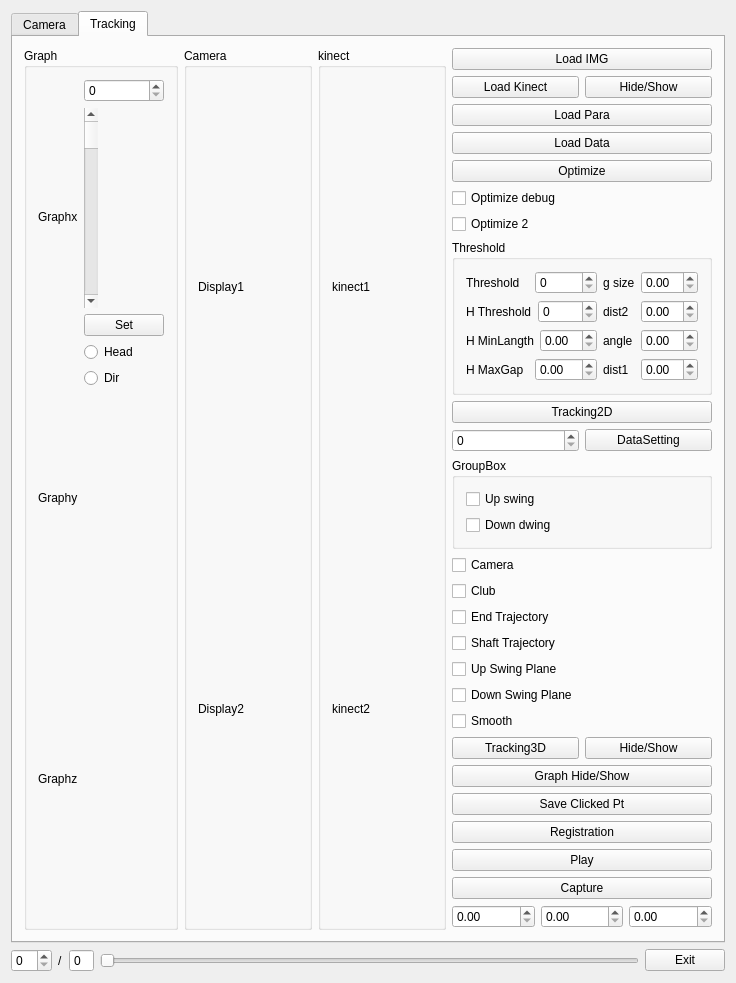
<?xml version="1.0" encoding="UTF-8"?>
<ui version="4.0">
 <class>MyClassClass</class>
 <widget class="QDialog" name="MyClassClass">
  <property name="geometry">
   <rect>
    <x>0</x>
    <y>0</y>
    <width>698</width>
    <height>924</height>
   </rect>
  </property>
  <property name="windowTitle">
   <string>MyClass</string>
  </property>
  <layout class="QVBoxLayout" name="verticalLayout">
   <item>
    <widget class="QTabWidget" name="tabWidget">
     <property name="currentIndex">
      <number>1</number>
     </property>
     <widget class="QWidget" name="Camera">
      <property name="accessibleName">
       <string/>
      </property>
      <property name="accessibleDescription">
       <string/>
      </property>
      <attribute name="title">
       <string>Camera</string>
      </attribute>
      <layout class="QHBoxLayout" name="horizontalLayout_17">
       <item>
        <layout class="QHBoxLayout" name="horizontalLayout_camera_display">
         <item>
          <widget class="QLabel" name="label_camera1">
           <property name="minimumSize">
            <size>
             <width>100</width>
             <height>100</height>
            </size>
           </property>
           <property name="maximumSize">
            <size>
             <width>910</width>
             <height>910</height>
            </size>
           </property>
           <property name="frameShape">
            <enum>QFrame::Panel</enum>
           </property>
           <property name="frameShadow">
            <enum>QFrame::Raised</enum>
           </property>
           <property name="lineWidth">
            <number>3</number>
           </property>
           <property name="text">
            <string>TextLabel</string>
           </property>
          </widget>
         </item>
         <item>
          <widget class="QLabel" name="label_camera2">
           <property name="minimumSize">
            <size>
             <width>100</width>
             <height>100</height>
            </size>
           </property>
           <property name="maximumSize">
            <size>
             <width>910</width>
             <height>910</height>
            </size>
           </property>
           <property name="frameShape">
            <enum>QFrame::Panel</enum>
           </property>
           <property name="frameShadow">
            <enum>QFrame::Raised</enum>
           </property>
           <property name="lineWidth">
            <number>2</number>
           </property>
           <property name="text">
            <string>TextLabel</string>
           </property>
          </widget>
         </item>
        </layout>
       </item>
       <item>
        <layout class="QVBoxLayout" name="verticalLayout_9">
         <item>
          <widget class="QPushButton" name="pushButton_camera_play">
           <property name="text">
            <string>Grab/Freeze</string>
           </property>
          </widget>
         </item>
         <item>
          <widget class="QPushButton" name="pushButton_camera_record">
           <property name="text">
            <string>Record</string>
           </property>
          </widget>
         </item>
         <item>
          <layout class="QGridLayout" name="gridLayout_4">
           <item row="0" column="0">
            <widget class="QLabel" name="label_15">
             <property name="text">
              <string>Kinect Frame</string>
             </property>
            </widget>
           </item>
           <item row="1" column="0">
            <widget class="QLabel" name="label_16">
             <property name="text">
              <string>Delay Time</string>
             </property>
            </widget>
           </item>
           <item row="0" column="1">
            <widget class="QSpinBox" name="spinBox_kinectmax"/>
           </item>
           <item row="1" column="1">
            <widget class="QSpinBox" name="spinBox_delaytime"/>
           </item>
          </layout>
         </item>
         <item>
          <widget class="QGroupBox" name="groupBox_4">
           <property name="title">
            <string>Calibration setting</string>
           </property>
           <layout class="QGridLayout" name="gridLayout_5">
            <item row="3" column="1">
             <widget class="QSpinBox" name="spinBox_calibwidth"/>
            </item>
            <item row="5" column="1">
             <widget class="QSpinBox" name="spinBox_calibheight"/>
            </item>
            <item row="1" column="1">
             <widget class="QSpinBox" name="spinBox_calibnumimg"/>
            </item>
            <item row="7" column="1">
             <widget class="QDoubleSpinBox" name="doubleSpinBox_calibsquaresiz">
              <property name="maximum">
               <double>300.000000000000000</double>
              </property>
             </widget>
            </item>
            <item row="1" column="0">
             <widget class="QLabel" name="label_17">
              <property name="text">
               <string>Num Images</string>
              </property>
             </widget>
            </item>
            <item row="3" column="0">
             <widget class="QLabel" name="label_18">
              <property name="text">
               <string>Board Width</string>
              </property>
             </widget>
            </item>
            <item row="5" column="0">
             <widget class="QLabel" name="label_19">
              <property name="text">
               <string>Board Height</string>
              </property>
             </widget>
            </item>
            <item row="7" column="0">
             <widget class="QLabel" name="label_20">
              <property name="text">
               <string>Square Size</string>
              </property>
             </widget>
            </item>
            <item row="8" column="0">
             <widget class="QPushButton" name="pushButton_calibset">
              <property name="text">
               <string>Set</string>
              </property>
             </widget>
            </item>
           </layout>
          </widget>
         </item>
         <item>
          <widget class="QPushButton" name="pushButton_calib_camera">
           <property name="text">
            <string>Calibration two camera</string>
           </property>
          </widget>
         </item>
         <item>
          <widget class="QPushButton" name="pushButton_calib_cam_kinect">
           <property name="text">
            <string>Calibration cam-kinect</string>
           </property>
          </widget>
         </item>
         <item>
          <layout class="QHBoxLayout" name="horizontalLayout_gain">
           <item>
            <widget class="QLabel" name="label_gain">
             <property name="text">
              <string>Gain</string>
             </property>
            </widget>
           </item>
           <item>
            <widget class="QSpinBox" name="spinBox_gain">
             <property name="maximum">
              <number>12</number>
             </property>
            </widget>
           </item>
          </layout>
         </item>
         <item>
          <layout class="QHBoxLayout" name="horizontalLayout_exposure">
           <item>
            <widget class="QLabel" name="label_exposure">
             <property name="text">
              <string>Expsr</string>
             </property>
            </widget>
           </item>
           <item>
            <widget class="QSpinBox" name="spinBox_exposure">
             <property name="maximum">
              <number>30000</number>
             </property>
             <property name="singleStep">
              <number>1000</number>
             </property>
            </widget>
           </item>
          </layout>
         </item>
         <item>
          <layout class="QHBoxLayout" name="horizontalLayout_fps">
           <item>
            <widget class="QLabel" name="label_fps">
             <property name="text">
              <string>fps</string>
             </property>
            </widget>
           </item>
           <item>
            <widget class="QSpinBox" name="spinBox_fps">
             <property name="maximum">
              <number>64000</number>
             </property>
             <property name="singleStep">
              <number>100</number>
             </property>
            </widget>
           </item>
          </layout>
         </item>
         <item>
          <widget class="QPushButton" name="pushButton_camera_set">
           <property name="text">
            <string>Set</string>
           </property>
          </widget>
         </item>
         <item>
          <widget class="QPushButton" name="pushButton_camera_capture">
           <property name="text">
            <string>Capture</string>
           </property>
          </widget>
         </item>
         <item>
          <widget class="QTextEdit" name="textEdit">
           <property name="minimumSize">
            <size>
             <width>200</width>
             <height>100</height>
            </size>
           </property>
           <property name="maximumSize">
            <size>
             <width>200</width>
             <height>16777215</height>
            </size>
           </property>
           <property name="verticalScrollBarPolicy">
            <enum>Qt::ScrollBarAlwaysOn</enum>
           </property>
           <property name="horizontalScrollBarPolicy">
            <enum>Qt::ScrollBarAlwaysOff</enum>
           </property>
          </widget>
         </item>
         <item>
          <layout class="QHBoxLayout" name="horizontalLayout_gamma">
           <item>
            <widget class="QLabel" name="label_gamma">
             <property name="text">
              <string>Gamma</string>
             </property>
            </widget>
           </item>
           <item>
            <widget class="QSpinBox" name="spinBox_gamma">
             <property name="maximum">
              <number>12</number>
             </property>
            </widget>
           </item>
          </layout>
         </item>
         <item>
          <layout class="QHBoxLayout" name="horizontalLayout_red">
           <item>
            <widget class="QLabel" name="label_red">
             <property name="text">
              <string>Gain Red</string>
             </property>
            </widget>
           </item>
           <item>
            <widget class="QSpinBox" name="spinBox_red">
             <property name="maximum">
              <number>12</number>
             </property>
            </widget>
           </item>
          </layout>
         </item>
         <item>
          <layout class="QHBoxLayout" name="horizontalLayout_green">
           <item>
            <widget class="QLabel" name="label_green">
             <property name="text">
              <string>Gain Green</string>
             </property>
            </widget>
           </item>
           <item>
            <widget class="QSpinBox" name="spinBox_green">
             <property name="maximum">
              <number>64000</number>
             </property>
             <property name="singleStep">
              <number>1000</number>
             </property>
            </widget>
           </item>
          </layout>
         </item>
         <item>
          <layout class="QHBoxLayout" name="horizontalLayout_blue">
           <item>
            <widget class="QLabel" name="label_blue">
             <property name="text">
              <string>Gain Blue</string>
             </property>
            </widget>
           </item>
           <item>
            <widget class="QSpinBox" name="spinBox_blue">
             <property name="maximum">
              <number>30000</number>
             </property>
             <property name="singleStep">
              <number>1000</number>
             </property>
            </widget>
           </item>
          </layout>
         </item>
        </layout>
       </item>
      </layout>
     </widget>
     <widget class="QWidget" name="Tracking_2">
      <attribute name="title">
       <string>Tracking</string>
      </attribute>
      <layout class="QHBoxLayout" name="horizontalLayout_18">
       <item>
        <layout class="QHBoxLayout" name="horizontalLayout_view">
         <item>
          <widget class="QGroupBox" name="groupBox_graph">
           <property name="title">
            <string>Graph</string>
           </property>
           <layout class="QHBoxLayout" name="horizontalLayout_19">
            <item>
             <layout class="QVBoxLayout" name="verticalLayout_10">
              <item>
               <widget class="QLabel" name="label_graphx">
                <property name="text">
                 <string>Graphx</string>
                </property>
               </widget>
              </item>
              <item>
               <widget class="QLabel" name="label_graphy">
                <property name="text">
                 <string>Graphy</string>
                </property>
               </widget>
              </item>
              <item>
               <widget class="QLabel" name="label_graphz">
                <property name="text">
                 <string>Graphz</string>
                </property>
               </widget>
              </item>
             </layout>
            </item>
            <item>
             <layout class="QVBoxLayout" name="verticalLayout_11">
              <item>
               <widget class="QSpinBox" name="spinBox_edit"/>
              </item>
              <item>
               <widget class="QScrollBar" name="verticalScrollBar_edit">
                <property name="minimumSize">
                 <size>
                  <width>0</width>
                  <height>200</height>
                 </size>
                </property>
                <property name="orientation">
                 <enum>Qt::Vertical</enum>
                </property>
               </widget>
              </item>
              <item>
               <widget class="QPushButton" name="pushButton_smoothingset">
                <property name="text">
                 <string>Set</string>
                </property>
               </widget>
              </item>
              <item>
               <widget class="QRadioButton" name="radioButton_head">
                <property name="text">
                 <string>Head</string>
                </property>
               </widget>
              </item>
              <item>
               <widget class="QRadioButton" name="radioButton_dir">
                <property name="text">
                 <string>Dir</string>
                </property>
               </widget>
              </item>
              <item>
               <spacer name="verticalSpacer">
                <property name="orientation">
                 <enum>Qt::Vertical</enum>
                </property>
                <property name="sizeHint" stdset="0">
                 <size>
                  <width>20</width>
                  <height>40</height>
                 </size>
                </property>
               </spacer>
              </item>
             </layout>
            </item>
           </layout>
          </widget>
         </item>
         <item>
          <widget class="QGroupBox" name="groupBox_camera">
           <property name="title">
            <string>Camera</string>
           </property>
           <layout class="QVBoxLayout" name="verticalLayout_12">
            <item>
             <widget class="QLabel" name="label_display1">
              <property name="minimumSize">
               <size>
                <width>100</width>
                <height>100</height>
               </size>
              </property>
              <property name="text">
               <string>Display1</string>
              </property>
             </widget>
            </item>
            <item>
             <widget class="QLabel" name="label_display2">
              <property name="minimumSize">
               <size>
                <width>100</width>
                <height>100</height>
               </size>
              </property>
              <property name="text">
               <string>Display2</string>
              </property>
             </widget>
            </item>
           </layout>
          </widget>
         </item>
         <item>
          <widget class="QGroupBox" name="groupBox_kinect">
           <property name="title">
            <string>kinect</string>
           </property>
           <layout class="QVBoxLayout" name="verticalLayout_13">
            <item>
             <widget class="QLabel" name="label_kinect1">
              <property name="minimumSize">
               <size>
                <width>100</width>
                <height>100</height>
               </size>
              </property>
              <property name="text">
               <string>kinect1</string>
              </property>
             </widget>
            </item>
            <item>
             <widget class="QLabel" name="label_kinect2">
              <property name="minimumSize">
               <size>
                <width>100</width>
                <height>100</height>
               </size>
              </property>
              <property name="text">
               <string>kinect2</string>
              </property>
             </widget>
            </item>
           </layout>
          </widget>
         </item>
        </layout>
       </item>
       <item>
        <layout class="QVBoxLayout" name="verticalLayout_14">
         <item>
          <widget class="QPushButton" name="pushButton_loadimg">
           <property name="text">
            <string>Load IMG</string>
           </property>
          </widget>
         </item>
         <item>
          <layout class="QHBoxLayout" name="horizontalLayout_20">
           <item>
            <widget class="QPushButton" name="pushButton_kinect">
             <property name="text">
              <string>Load Kinect</string>
             </property>
            </widget>
           </item>
           <item>
            <widget class="QPushButton" name="pushButton_kinect_hides_how">
             <property name="text">
              <string>Hide/Show</string>
             </property>
            </widget>
           </item>
          </layout>
         </item>
         <item>
          <widget class="QPushButton" name="pushButton_loadpara">
           <property name="text">
            <string>Load Para</string>
           </property>
          </widget>
         </item>
         <item>
          <widget class="QPushButton" name="pushButton_loaddata">
           <property name="text">
            <string>Load Data</string>
           </property>
          </widget>
         </item>
         <item>
          <widget class="QPushButton" name="pushButton_optimize">
           <property name="text">
            <string>Optimize</string>
           </property>
          </widget>
         </item>
         <item>
          <widget class="QCheckBox" name="checkBox_optimize">
           <property name="text">
            <string>Optimize debug</string>
           </property>
           <property name="checked">
            <bool>false</bool>
           </property>
          </widget>
         </item>
         <item>
          <widget class="QCheckBox" name="checkBox_optimize2">
           <property name="text">
            <string>Optimize 2</string>
           </property>
          </widget>
         </item>
         <item>
          <widget class="QGroupBox" name="groupBox_5">
           <property name="title">
            <string>Threshold</string>
           </property>
           <layout class="QGridLayout" name="gridLayout_6">
            <item row="4" column="1">
             <layout class="QHBoxLayout" name="horizontalLayout_21">
              <item>
               <widget class="QLabel" name="label_21">
                <property name="text">
                 <string>H MaxGap</string>
                </property>
               </widget>
              </item>
              <item>
               <widget class="QDoubleSpinBox" name="doubleSpinBox_houghmaxgap"/>
              </item>
             </layout>
            </item>
            <item row="0" column="1">
             <layout class="QHBoxLayout" name="horizontalLayout_22">
              <item>
               <widget class="QLabel" name="label_threshold">
                <property name="text">
                 <string>Threshold</string>
                </property>
               </widget>
              </item>
              <item>
               <widget class="QSpinBox" name="spinBox_optimize">
                <property name="buttonSymbols">
                 <enum>QAbstractSpinBox::UpDownArrows</enum>
                </property>
               </widget>
              </item>
             </layout>
            </item>
            <item row="3" column="1">
             <layout class="QHBoxLayout" name="horizontalLayout_23">
              <item>
               <widget class="QLabel" name="label_22">
                <property name="text">
                 <string>H MinLangth</string>
                </property>
               </widget>
              </item>
              <item>
               <widget class="QDoubleSpinBox" name="doubleSpinBox_houghminlangth"/>
              </item>
             </layout>
            </item>
            <item row="2" column="1">
             <layout class="QHBoxLayout" name="horizontalLayout_24">
              <item>
               <widget class="QLabel" name="label_23">
                <property name="text">
                 <string>H Threshold</string>
                </property>
               </widget>
              </item>
              <item>
               <widget class="QSpinBox" name="spinBox_hought"/>
              </item>
             </layout>
            </item>
            <item row="0" column="2">
             <layout class="QHBoxLayout" name="horizontalLayout_25">
              <item>
               <widget class="QLabel" name="label_24">
                <property name="text">
                 <string>g size</string>
                </property>
               </widget>
              </item>
              <item>
               <widget class="QDoubleSpinBox" name="doubleSpinBox_gsize"/>
              </item>
             </layout>
            </item>
            <item row="2" column="2">
             <layout class="QHBoxLayout" name="horizontalLayout_26">
              <item>
               <widget class="QLabel" name="label_25">
                <property name="text">
                 <string>dist2</string>
                </property>
               </widget>
              </item>
              <item>
               <widget class="QDoubleSpinBox" name="doubleSpinBox_distthr2"/>
              </item>
             </layout>
            </item>
            <item row="3" column="2">
             <layout class="QHBoxLayout" name="horizontalLayout_27">
              <item>
               <widget class="QLabel" name="label_26">
                <property name="text">
                 <string>angle</string>
                </property>
               </widget>
              </item>
              <item>
               <widget class="QDoubleSpinBox" name="doubleSpinBox_anglethr"/>
              </item>
             </layout>
            </item>
            <item row="4" column="2">
             <layout class="QHBoxLayout" name="horizontalLayout_28">
              <item>
               <widget class="QLabel" name="label_27">
                <property name="text">
                 <string>dist1</string>
                </property>
               </widget>
              </item>
              <item>
               <widget class="QDoubleSpinBox" name="doubleSpinBox_distthr"/>
              </item>
             </layout>
            </item>
           </layout>
          </widget>
         </item>
         <item>
          <widget class="QPushButton" name="pushButton_tracking2d">
           <property name="text">
            <string>Tracking2D</string>
           </property>
          </widget>
         </item>
         <item>
          <layout class="QHBoxLayout" name="horizontalLayout_29">
           <item>
            <widget class="QSpinBox" name="spinBox_datasetting"/>
           </item>
           <item>
            <widget class="QPushButton" name="pushButton_datasetting">
             <property name="text">
              <string>DataSetting</string>
             </property>
            </widget>
           </item>
          </layout>
         </item>
         <item>
          <widget class="QGroupBox" name="groupBox_6">
           <property name="title">
            <string>GroupBox</string>
           </property>
           <layout class="QVBoxLayout" name="verticalLayout_15">
            <item>
             <widget class="QCheckBox" name="checkBox_upswing">
              <property name="text">
               <string>Up swing</string>
              </property>
             </widget>
            </item>
            <item>
             <widget class="QCheckBox" name="checkBox_downswing">
              <property name="text">
               <string>Down dwing</string>
              </property>
             </widget>
            </item>
           </layout>
          </widget>
         </item>
         <item>
          <widget class="QCheckBox" name="checkBox_camera">
           <property name="text">
            <string>Camera</string>
           </property>
          </widget>
         </item>
         <item>
          <widget class="QCheckBox" name="checkBox_club">
           <property name="text">
            <string>Club</string>
           </property>
          </widget>
         </item>
         <item>
          <widget class="QCheckBox" name="checkBox_endtr">
           <property name="text">
            <string>End Trajectory</string>
           </property>
          </widget>
         </item>
         <item>
          <widget class="QCheckBox" name="checkBox_shafttr">
           <property name="text">
            <string>Shaft Trajectory</string>
           </property>
          </widget>
         </item>
         <item>
          <widget class="QCheckBox" name="checkBox_upp">
           <property name="text">
            <string>Up Swing Plane</string>
           </property>
          </widget>
         </item>
         <item>
          <widget class="QCheckBox" name="checkBox_downp">
           <property name="text">
            <string>Down Swing Plane</string>
           </property>
          </widget>
         </item>
         <item>
          <widget class="QCheckBox" name="checkBox_smooth">
           <property name="text">
            <string>Smooth</string>
           </property>
          </widget>
         </item>
         <item>
          <layout class="QHBoxLayout" name="horizontalLayout_30">
           <item>
            <widget class="QPushButton" name="pushButton_tracking3d">
             <property name="text">
              <string>Tracking3D</string>
             </property>
            </widget>
           </item>
           <item>
            <widget class="QPushButton" name="pushButton_3d_hide_show">
             <property name="text">
              <string>Hide/Show</string>
             </property>
            </widget>
           </item>
          </layout>
         </item>
         <item>
          <widget class="QPushButton" name="pushButton_graph_show_hide">
           <property name="text">
            <string>Graph Hide/Show</string>
           </property>
          </widget>
         </item>
         <item>
          <widget class="QPushButton" name="pushButton_saveclickedpt">
           <property name="text">
            <string>Save Clicked Pt</string>
           </property>
          </widget>
         </item>
         <item>
          <widget class="QPushButton" name="pushButton_registration">
           <property name="text">
            <string>Registration</string>
           </property>
          </widget>
         </item>
         <item>
          <widget class="QPushButton" name="pushButton_play">
           <property name="text">
            <string>Play</string>
           </property>
          </widget>
         </item>
         <item>
          <widget class="QPushButton" name="pushButton_capture">
           <property name="text">
            <string>Capture</string>
           </property>
          </widget>
         </item>
         <item>
          <layout class="QHBoxLayout" name="horizontalLayout_31">
           <item>
            <widget class="QDoubleSpinBox" name="doubleSpinBox_x"/>
           </item>
           <item>
            <widget class="QDoubleSpinBox" name="doubleSpinBox_y"/>
           </item>
           <item>
            <widget class="QDoubleSpinBox" name="doubleSpinBox_z"/>
           </item>
          </layout>
         </item>
         <item>
          <spacer name="verticalSpacer_4">
           <property name="orientation">
            <enum>Qt::Vertical</enum>
           </property>
           <property name="sizeHint" stdset="0">
            <size>
             <width>0</width>
             <height>0</height>
            </size>
           </property>
          </spacer>
         </item>
        </layout>
       </item>
      </layout>
     </widget>
    </widget>
   </item>
   <item>
    <layout class="QHBoxLayout" name="horizontalLayout_32">
     <item>
      <widget class="QSpinBox" name="spinBox_curframe"/>
     </item>
     <item>
      <widget class="QLabel" name="label_28">
       <property name="text">
        <string>/</string>
       </property>
      </widget>
     </item>
     <item>
      <widget class="QSpinBox" name="spinBox_maxframe">
       <property name="accessibleDescription">
        <string/>
       </property>
       <property name="frame">
        <bool>true</bool>
       </property>
       <property name="buttonSymbols">
        <enum>QAbstractSpinBox::NoButtons</enum>
       </property>
      </widget>
     </item>
     <item>
      <widget class="QSlider" name="horizontalSlider">
       <property name="orientation">
        <enum>Qt::Horizontal</enum>
       </property>
      </widget>
     </item>
     <item>
      <widget class="QPushButton" name="pushButton_exit">
       <property name="text">
        <string>Exit</string>
       </property>
      </widget>
     </item>
    </layout>
   </item>
  </layout>
 </widget>
 <layoutdefault spacing="6" margin="11"/>
 <resources>
  <include location="MyClass.qrc"/>
 </resources>
 <connections>
  <connection>
   <sender>spinBox_curframe</sender>
   <signal>valueChanged(int)</signal>
   <receiver>horizontalSlider</receiver>
   <slot>setValue(int)</slot>
   <hints>
    <hint type="sourcelabel">
     <x>40</x>
     <y>902</y>
    </hint>
    <hint type="destinationlabel">
     <x>178</x>
     <y>902</y>
    </hint>
   </hints>
  </connection>
  <connection>
   <sender>horizontalSlider</sender>
   <signal>valueChanged(int)</signal>
   <receiver>spinBox_curframe</receiver>
   <slot>setValue(int)</slot>
   <hints>
    <hint type="sourcelabel">
     <x>201</x>
     <y>904</y>
    </hint>
    <hint type="destinationlabel">
     <x>28</x>
     <y>906</y>
    </hint>
   </hints>
  </connection>
  <connection>
   <sender>pushButton_exit</sender>
   <signal>clicked()</signal>
   <receiver>MyClassClass</receiver>
   <slot>accept()</slot>
   <hints>
    <hint type="sourcelabel">
     <x>633</x>
     <y>902</y>
    </hint>
    <hint type="destinationlabel">
     <x>667</x>
     <y>918</y>
    </hint>
   </hints>
  </connection>
  <connection>
   <sender>verticalScrollBar_edit</sender>
   <signal>valueChanged(int)</signal>
   <receiver>spinBox_edit</receiver>
   <slot>setValue(int)</slot>
   <hints>
    <hint type="sourcelabel">
     <x>89</x>
     <y>126</y>
    </hint>
    <hint type="destinationlabel">
     <x>108</x>
     <y>73</y>
    </hint>
   </hints>
  </connection>
  <connection>
   <sender>spinBox_edit</sender>
   <signal>valueChanged(int)</signal>
   <receiver>verticalScrollBar_edit</receiver>
   <slot>setValue(int)</slot>
   <hints>
    <hint type="sourcelabel">
     <x>120</x>
     <y>73</y>
    </hint>
    <hint type="destinationlabel">
     <x>86</x>
     <y>157</y>
    </hint>
   </hints>
  </connection>
 </connections>
</ui>
